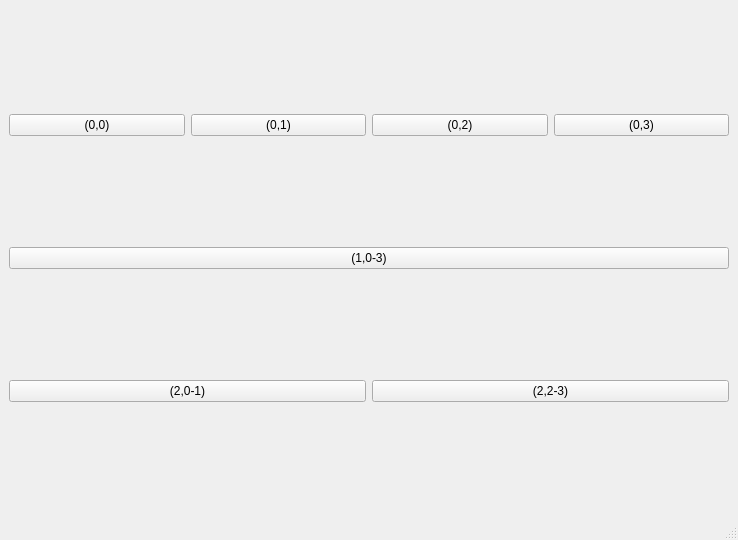
<?xml version="1.0" encoding="UTF-8"?>
<ui version="4.0">
 <class>MainWindow</class>
 <widget class="QMainWindow" name="MainWindow">
  <property name="geometry">
   <rect>
    <x>0</x>
    <y>0</y>
    <width>738</width>
    <height>540</height>
   </rect>
  </property>
  <property name="windowTitle">
   <string>MainWindow</string>
  </property>
  <widget class="QWidget" name="centralwidget">
   <layout class="QGridLayout" name="gridLayout">
    <item row="0" column="1">
     <widget class="QPushButton" name="pushButton_4">
      <property name="text">
       <string>(0,1)</string>
      </property>
     </widget>
    </item>
    <item row="0" column="3">
     <widget class="QPushButton" name="pushButton">
      <property name="text">
       <string>(0,3)</string>
      </property>
     </widget>
    </item>
    <item row="0" column="0">
     <widget class="QPushButton" name="pushButton_3">
      <property name="text">
       <string>(0,0)</string>
      </property>
     </widget>
    </item>
    <item row="0" column="2">
     <widget class="QPushButton" name="pushButton_2">
      <property name="text">
       <string>(0,2)</string>
      </property>
     </widget>
    </item>
    <item row="1" column="0" colspan="4">
     <widget class="QPushButton" name="pushButton_5">
      <property name="text">
       <string>(1,0-3)</string>
      </property>
     </widget>
    </item>
    <item row="2" column="0" colspan="2">
     <widget class="QPushButton" name="pushButton_6">
      <property name="text">
       <string>(2,0-1)</string>
      </property>
     </widget>
    </item>
    <item row="2" column="2" colspan="2">
     <widget class="QPushButton" name="pushButton_7">
      <property name="text">
       <string>(2,2-3)</string>
      </property>
     </widget>
    </item>
   </layout>
  </widget>
  <widget class="QMenuBar" name="menubar">
   <property name="geometry">
    <rect>
     <x>0</x>
     <y>0</y>
     <width>738</width>
     <height>33</height>
    </rect>
   </property>
  </widget>
  <widget class="QStatusBar" name="statusbar"/>
 </widget>
 <resources/>
 <connections/>
</ui>
